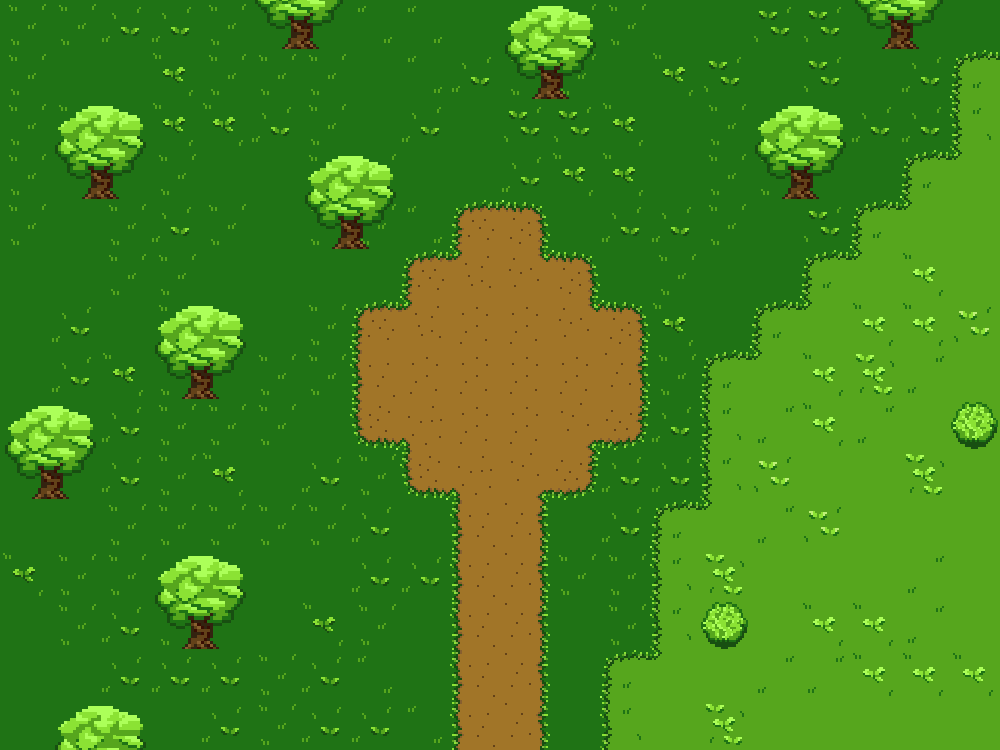

A level layout from a 2D game, rendered from its tile map. Below: a short description, then the map file with tile-grid data replaced by summaries:
An orthogonal 20x15 tile map with 50x50 px tiles, 3 tile layers (Background, Path, Obstacles) and 2 objects (patxi, changer).

<map version="1.10" tiledversion="1.10.0" orientation="orthogonal" renderorder="right-down" width="20" height="15" tilewidth="50" tileheight="50" infinite="0" nextlayerid="9" nextobjectid="3">
 <editorsettings>
  <export target="World1_6.json" format="json" />
 </editorsettings>
 <tileset firstgid="1" source="pixil_tileset_1.tsx" />
 <group id="4" name="Back">
  <layer id="1" name="Background" width="20" height="15">
   <data>[300 cells, 296 non-empty, 14 distinct tile ids]</data>
  </layer>
  <layer id="2" name="Path" width="20" height="15">
   <data>[300 cells, 38 non-empty, 11 distinct tile ids]</data>
  </layer>
 </group>
 <layer id="3" name="Obstacles" width="20" height="15">
  <data>[300 cells, 36 non-empty, 5 distinct tile ids]</data>
 </layer>
 <objectgroup id="5" name="Enemy">
  <object id="1" name="patxi" x="482.333" y="378.667" width="40" height="58">
   <properties>
    <property name="attack" value="61" />
    <property name="def" value="54" />
    <property name="drop" value="rock" />
    <property name="hp" value="40" />
    <property name="sprite" value="patxi" />
    <property name="type" value="plant" />
   </properties>
  </object>
 </objectgroup>
 <group id="6" name="Doors">
  <objectgroup id="8" name="South">
   <object id="2" name="changer" x="450" y="749" width="100" height="1">
    <properties>
     <property name="nextScene" value="World1_4" />
    </properties>
   </object>
  </objectgroup>
 </group>
</map>
